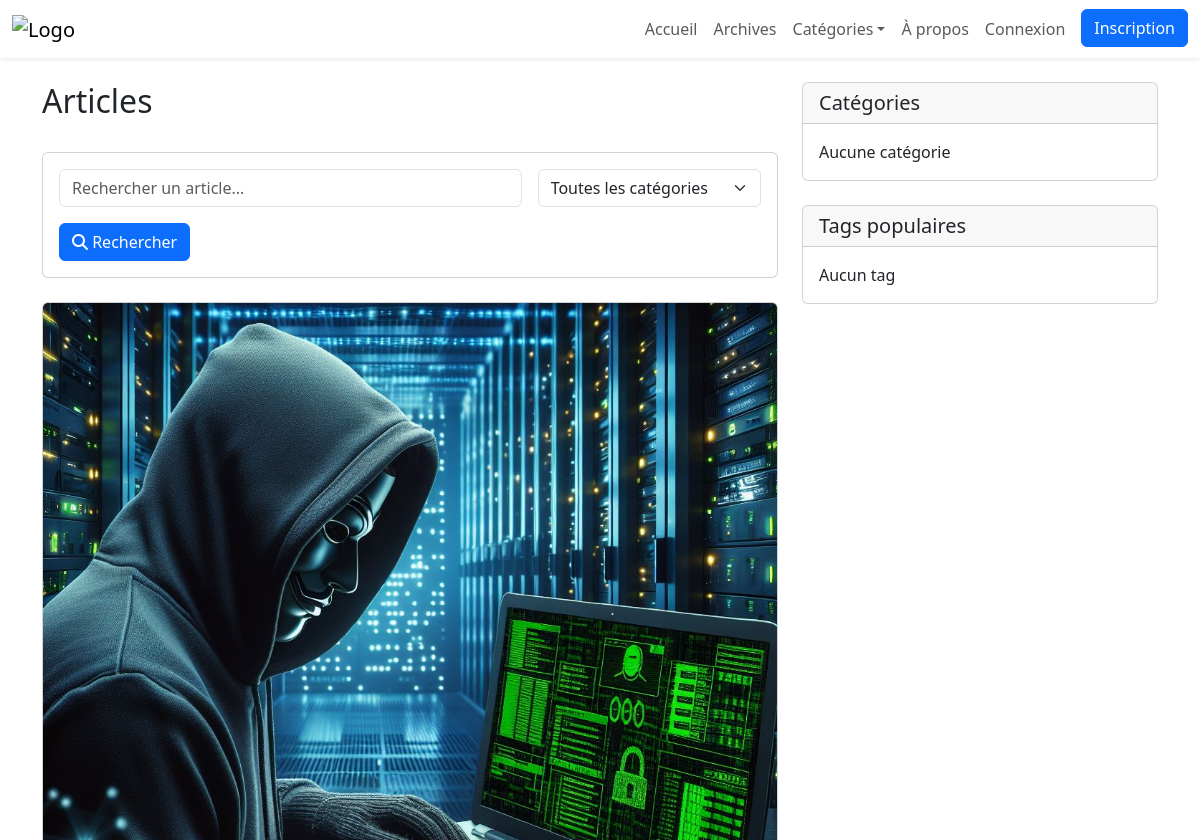
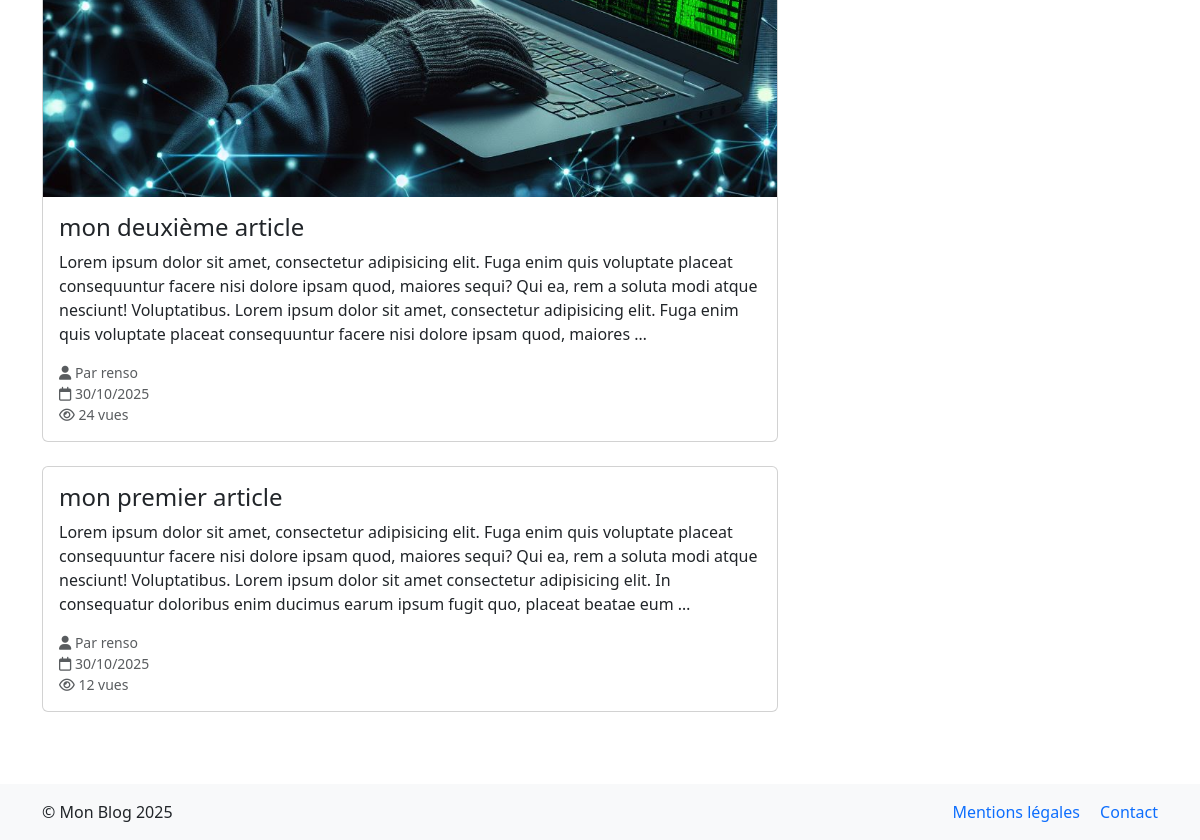
The app's page /, older data (2 pictures, top to bottom).
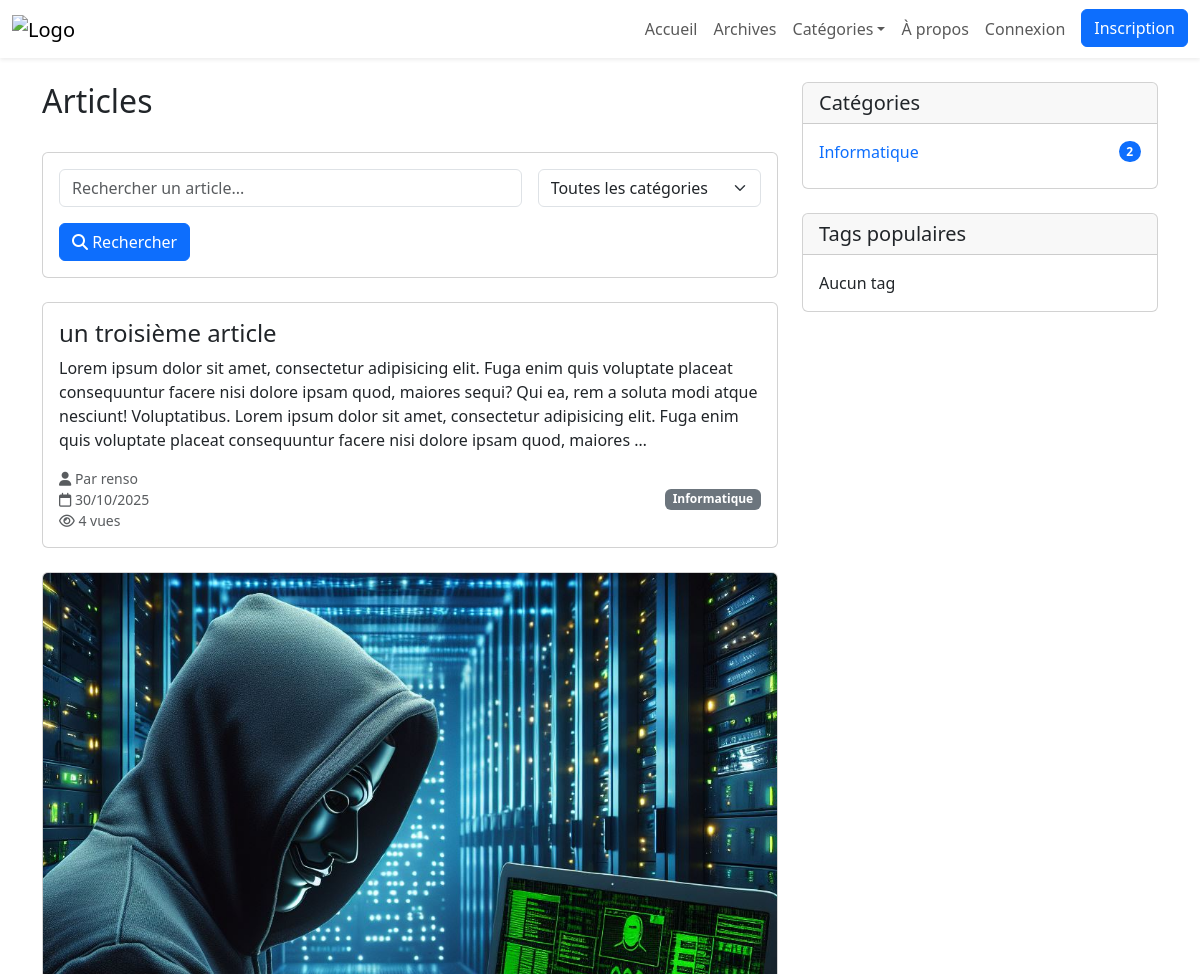
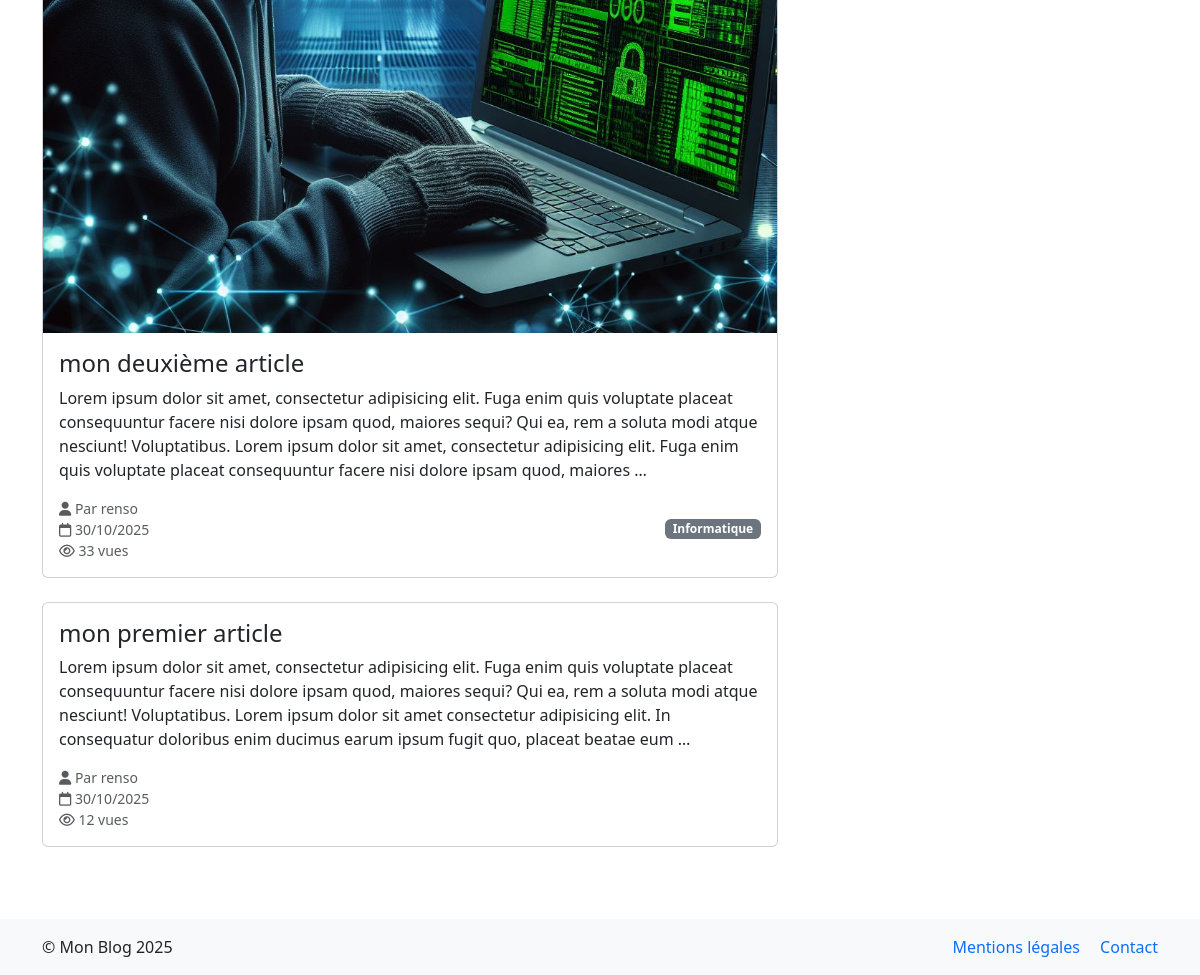
The same page, newer data (2 pictures, top to bottom).
### blogpost/models.py (models this page shows, shortened)
class BlogPost(models.Model):
    STATUS_CHOICES = [
        (POST_STATUS['DRAFT'], 'Brouillon'),
        (POST_STATUS['PUBLISHED'], 'Publié'),
        (POST_STATUS['ARCHIVED'], 'Archivé'),
    ]
    title = models.CharField(max_length=200)
    slug = models.SlugField(max_length=200, unique=True)
    content = models.TextField()
    author = models.ForeignKey(CustomUser, on_delete=models.CASCADE, related_name='blog_posts')
    category = models.ForeignKey(Category, on_delete=models.SET_NULL , blank=True, null=True, related_name='blog_posts')
    tags = models.ManyToManyField('Tag', blank=True)
    status = models.CharField(max_length=10, choices=STATUS_CHOICES, default='draft')
    featured_image = models.ImageField(upload_to='blog_images/', blank=True, null=True)
    created_at = models.DateTimeField(auto_now_add=True)
    updated_at = models.DateTimeField(auto_now=True)
    views = models.PositiveIntegerField(default=0)
    class Meta:
        ordering = ['-created_at']
        indexes = [
            models.Index(fields=['-created_at', 'status']),
                   models.Index(fields=['slug'])
                   ]
    def get_absolute_url(self):
        return reverse('blogpost_detail', kwargs={'slug': self.slug})

class CustomUser(AbstractUser):
    bio = models.TextField(max_length=500, blank=True)
    location = models.CharField(max_length=30, blank=True)
    birth_date = models.DateField(null=True, blank=True)
    avatar = models.ImageField(upload_to='avatars/', blank=True)

class Category(models.Model):
    name = models.CharField(max_length=100, unique=True)
    slug = models.SlugField(max_length=100, unique=True)
    created_at = models.DateTimeField(auto_now_add=True)
    class Meta:
        verbose_name_plural = "Categories"
        ordering = ['name']

### blogpost/views.py (the view)
# urls.py: path("", views.BlogPostListView.as_view(), name="blogpost_list"),
class BlogPostListView(ListView):
    model = BlogPost
    template_name = 'blogpost/blogpost_list.html'
    context_object_name = 'articles'
    paginate_by = POSTS_PER_PAGE
    def get_queryset(self):
        queryset = BlogPost.objects.filter(status=POST_STATUS['PUBLISHED'])
        search = self.request.GET.get('search')
        category = self.request.GET.get('category')
        tag = self.request.GET.get('tag')
        if search:
            queryset = queryset.filter(
                Q(title__icontains=search) |
                Q(content__icontains=search)
            )
        if category:
            queryset = queryset.filter(category__slug=category)
        if tag:
            queryset = queryset.filter(tags__slug=tag)
        return queryset.distinct()
    def get_context_data(self, **kwargs):
        context = super().get_context_data(**kwargs)
        context['categories'] = Category.objects.all()
        context['tags'] = Tag.objects.all()
        return context

### blogpost/context_processors.py (called while the page is built)
def nav_categories(request):
    cache_key = 'nav_categories'
    cats = cache.get(cache_key)
    if cats is None:
        cats = list(Category.objects.all()[:8])
        cache.set(cache_key, cats, 3600)
    return {'nav_categories': cats}

### blogpost/templates/blogpost/blogpost_list.html (shortened to what this page needs)
{% extends 'base.html' %}
{% load static querystring %}
{% block content %}
<div class="row">
    <div class="col-md-8">
        <div class="d-flex justify-content-between align-items-center mb-4">
            <h1 class="h2">Articles</h1>
        </div>
        <div class="card mb-4">
            <div class="card-body">
                <form method="GET" class="row g-3">
                    <div class="col-md-8">
                        <input type="text" name="search" class="form-control"
                               placeholder="Rechercher un article..."
                               value="{{ request.GET.search }}">
                    </div>
                    <div class="col-md-4">
                        <select name="category" class="form-select">
                            <option value="">Toutes les catégories</option>
                        </select>
                    </div>
                    <div class="col-12">
                        <button type="submit" class="btn btn-primary">
                            <i class="fas fa-search"></i> Rechercher
                        </button>
                    </div>
                </form>
            </div>
        </div>
        {% for article in articles %}
            <article class="card mb-4 article-card">
                {% if article.featured_image %}
                    <img src="{{ article.featured_image.url }}"
                         alt="{{ article.title }}"
                         class="card-img-top article-image">
                {% endif %}
                <div class="card-body">
                    <h2 class="card-title h4">
                        <a href="{{ article.get_absolute_url }}"
                           class="text-decoration-none text-dark">
                            {{ article.title }}
                        </a>
                    </h2>
                    <p class="card-text">{{ article.content|truncatewords:50 }}</p>
                    <div class="d-flex justify-content-between align-items-center">
                        <div class="text-muted small">
                            <i class="fas fa-user"></i> Par {{ article.author.username }}<br>
                            <i class="far fa-calendar"></i> {{ article.created_at|date:"d/m/Y" }}<br>
                            <i class="far fa-eye"></i> {{ article.views }} vue{{ article.views|pluralize }}
                        </div>
                        {% if article.category %}
                            <a href="{% url 'category_detail' article.category.slug %}"
                               class="badge bg-secondary text-decoration-none">
                                {{ article.category.name }}
                            </a>
                        {% endif %}
                    </div>
                </div>
            </article>
        {% empty %}
            <div class="alert alert-info">
                Aucun article trouvé.
            </div>
        {% endfor %}
    </div>
    <div class="col-md-4">
        <div class="card mb-4">
            <div class="card-header">
                <h3 class="h5 mb-0">Catégories</h3>
            </div>
            <div class="card-body">
                <ul class="list-unstyled mb-0">
                    {% for category in categories %}
                        <li class="mb-2">
                            <a href="{% url 'category_detail' category.slug %}"
                               class="text-decoration-none d-flex justify-content-between align-items-center">
                                {{ category.name }}
                                <span class="badge bg-primary rounded-pill">
                                    {{ category.blog_posts.count }}
                                </span>
                            </a>
                        </li>
                    {% empty %}
                        <li>Aucune catégorie</li>
                    {% endfor %}
                </ul>
            </div>
        </div>
        <div class="card">
            <div class="card-header">
                <h3 class="h5 mb-0">Tags populaires</h3>
            </div>
            <div class="card-body">
                <div class="d-flex flex-wrap gap-2">
                    {% for tag in tags %}
                        <a href="{% url 'tag_detail' tag.slug %}"
                           class="text-decoration-none">
                            <span class="badge bg-light text-dark">
                                #{{ tag.name }}
                            </span>
                        </a>
                    {% empty %}
                        <p class="mb-0">Aucun tag</p>
                    {% endfor %}
                </div>
            </div>
        </div>
    </div>
</div>
{% endblock content %}

### blogpost/templates/base.html (shortened to what this page needs)
<!DOCTYPE html>
<html lang="fr">
<head>
    {% load static %}
    <link rel="stylesheet" href="{% static 'css/bootstrap.min.css' %}">
    <link rel="stylesheet" href="https://cdnjs.cloudflare.com/ajax/libs/font-awesome/6.5.0/css/all.min.css">
</head>
<body>
    <header class="header">
    <nav class="navbar navbar-expand-lg navbar-light bg-white shadow-sm">
        <div class="container-fluid">
            <a class="navbar-brand" href="{% url 'blogpost_list' %}">
                <img src="{% static 'images/logo.png' %}" alt="Logo" height="40">
            </a>
            <div class="collapse navbar-collapse" id="navbarNav">
                <ul class="navbar-nav ms-auto">
                    <li class="nav-item">
                        <a class="nav-link {% if request.resolver_match.url_name == 'home' %}active{% endif %}"
                           href="{% url 'blogpost_list' %}">
                            Accueil
                        </a>
                    </li>
                    <li class="nav-item">
                        <a class="nav-link {% if request.resolver_match.url_name == 'blogpost_archives' %}active{% endif %}" href="{% url 'blogpost_archives' %}">Archives</a>
                    </li>
                    <li class="nav-item dropdown">
                        <a class="nav-link dropdown-toggle " href="#" id="categoriesDropdown" role="button" data-bs-toggle="dropdown">Catégories</a>
                    </li>
                    <li class="nav-item">
                        <a class="nav-link {% if request.resolver_match.url_name == 'about' %}active{% endif %}"
                           href="">
                            À propos
                        </a>
                    </li>
                    {% if user.is_authenticated %}
                        <li class="nav-item dropdown">
                            <a class="nav-link dropdown-toggle" href="#" id="userDropdown" role="button"
                               data-bs-toggle="dropdown">
                                {{ user.username }}
                            </a>
                            <ul class="dropdown-menu dropdown-menu-end">
                                <li><a href="{% url 'blogpost_create' %}" class="dropdown-item">Créer un article</a></li>
                                <li><a href="{% url 'blogpost_drafts' %}" class="dropdown-item">Brouillons</a></li>
                                <li><a href="{% url 'logout' %}" class="dropdown-item">Déconnexion</a></li>
                            </ul>
                        </li>
                    {% else %}
                        <li class="nav-item">
                            <a class="nav-link" href="{% url 'login' %}">Connexion</a>
                        </li>
                        <li class="nav-item">
                            <a class="btn btn-primary ms-2" href="">Inscription</a>
                        </li>
                    {% endif %}
                </ul>
            </div>
        </div>
    </nav>
</header>
    <main class="container my-4">
        {% block content %}
        {% endblock content %}
    </main>
    <footer class="bg-light mt-5 py-3">
        <div class="container">
            <div class="row">
                <div class="col-md-6">
                    <p class="mb-0">&copy; {{ request.site.name|default:"Mon Blog" }} {% now "Y" %}</p>
                </div>
                <div class="col-md-6 text-end">
                    <a href="#" class="text-decoration-none me-3">Mentions légales</a>
                    <a href="#" class="text-decoration-none">Contact</a>
                </div>
            </div>
        </div>
    </footer>
</body>
</html>

### blogpost/templates/blogpost/_pagination.html (shortened to what this page needs)
{% load querystring %}

### blogpost/templates/base.html (style rules this page uses)
.header { position: sticky; top: 0; z-index: 1000; }

Row changes from the older to the newer data that the page shows:
added BlogPost: title "un troisième article", content "Lorem ipsum dolor sit amet, consectetur adipisicing elit. Fuga enim quis voluptate placeat consequuntur facere nisi dolore ipsam quod, maiores sequi? Qui ea, rem a soluta modi atque nesciunt! Voluptatibus. Lorem ipsum dolor sit amet, consectetur adipisicing elit. Fuga enim quis voluptate placeat consequuntur facere nisi dolore ipsam quod, maiores …", author.username "renso", created_at "30/10/2025", views "4", category.name "Informatique"
changed BlogPost "mon deuxième article": views "24" → "33"; category_id empty → 1 (drawn); category.name (not shown) → "Informatique"
added Category: name "Informatique", blog_posts.count "2"
Text that changed along with them:
text no longer shown: "Aucune catégorie"
